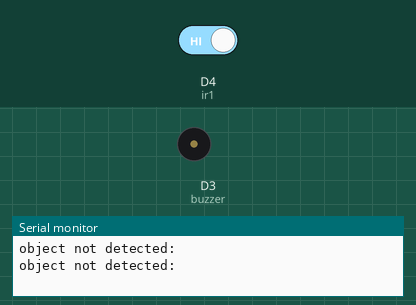
The sketch below on a simulated ESP8266 (NodeMCU). On the bench: buzzer (waves = sounding, pin HIGH), the last lines printed to the serial monitor. The test bench sets the inputs (shaded band); at power-on: D4 (ir1) HIGH.

Above: at 4.8 s.
4.9 s: D4 (ir1) driven LOW
At 25.8 s:
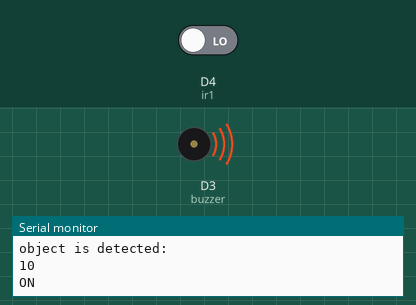
Timing chart, 0 to 48.5 s (numbered marks = the images above; inputs shaded):
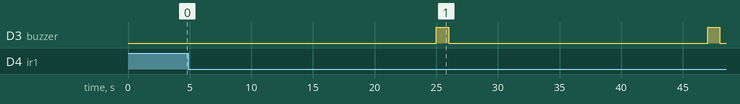

The sketch:

obj_buzzer_day_2_workshop.ino
```cpp
int buzzer=D3;
int ir1=D4;
int count=0;
int n;
void setup() {
pinMode(D4,INPUT);
pinMode(buzzer,OUTPUT);
Serial.begin(115200);
  // put your setup code here, to run once:
  }

void loop() {
  int ir=digitalRead(ir1);

delay(1000);
if(ir==0)
  {
    Serial.println("object is detected:");
    count++;
    Serial.println(count);
    for(n=1;n<=10;n++)
    if(count==10*n)
    {
      digitalWrite(buzzer,HIGH);
      Serial.print("ON");
      delay(1000);
      digitalWrite(buzzer,LOW);
      Serial.print("OFF");
      delay(1000);
    }
delay(1000);
  }
   else
  {
    Serial.println("object not detected:");
    delay(1000);
  }


}
```

Measured:
- after the input at 4.9 s, D3 (buzzer): alternates HIGH for 1.0 s and LOW for 21.0 s, starting after 20.1 s
